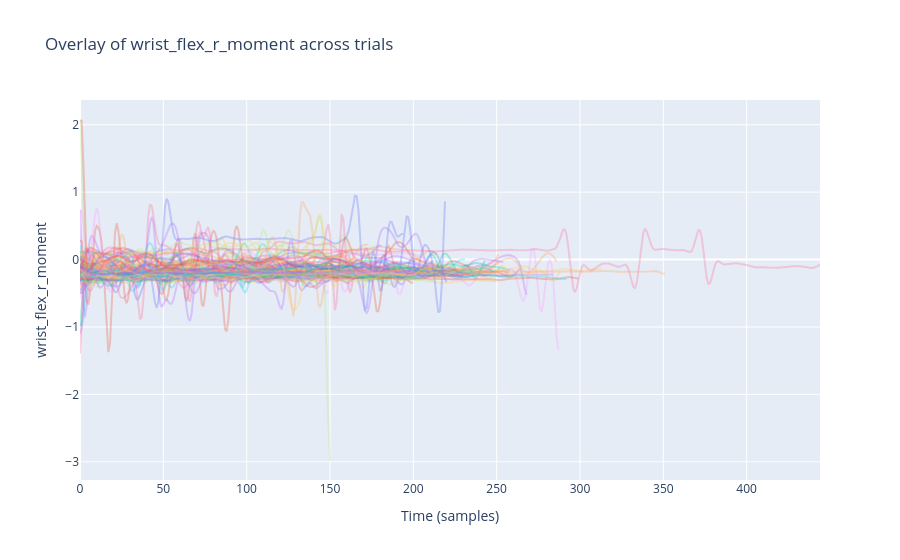
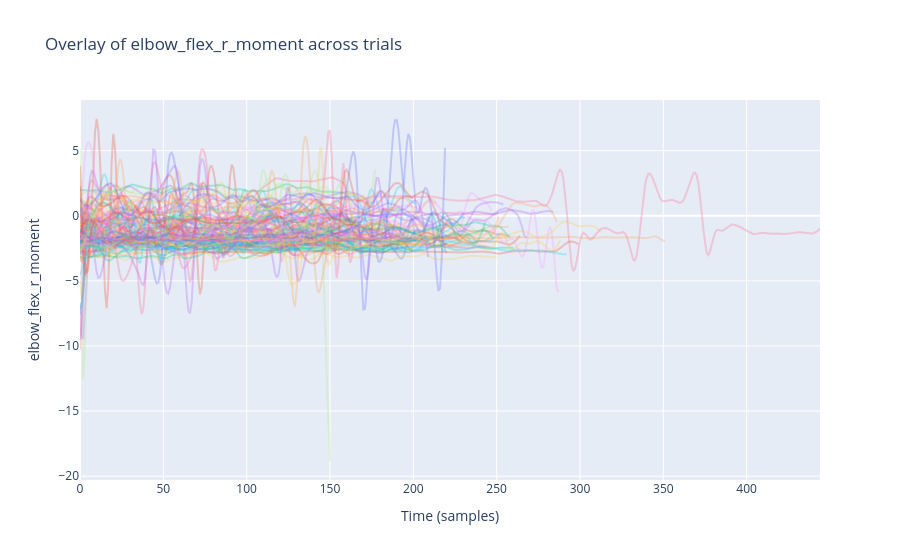
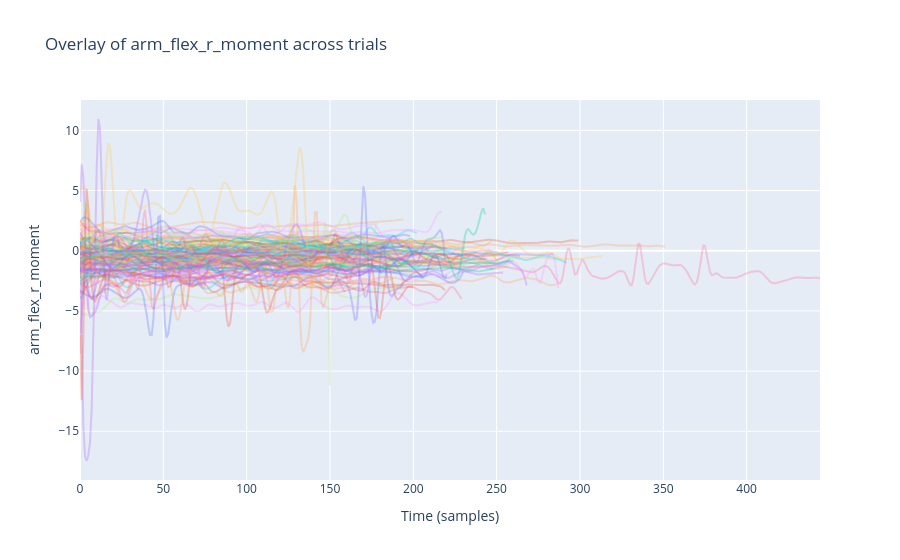
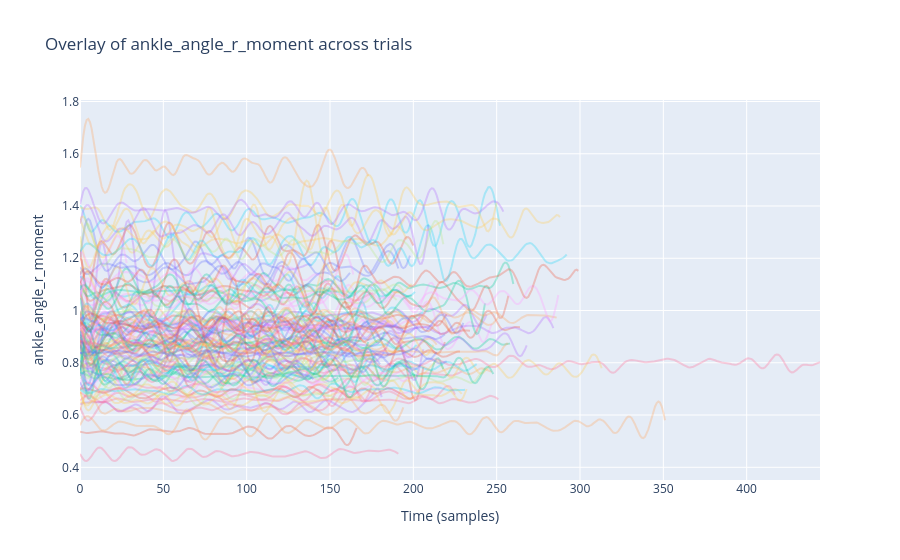

The notebook cell saved with these charts, in order:
### Code cell
columns_to_plot = ['wrist_flex_r_moment', 'elbow_flex_r_moment', 'arm_flex_r_moment', 'ankle_angle_r_moment', 'knee_angle_r_moment']

for col in columns_to_plot:
    overlay_trials_plotly(tposetotrack, col)
